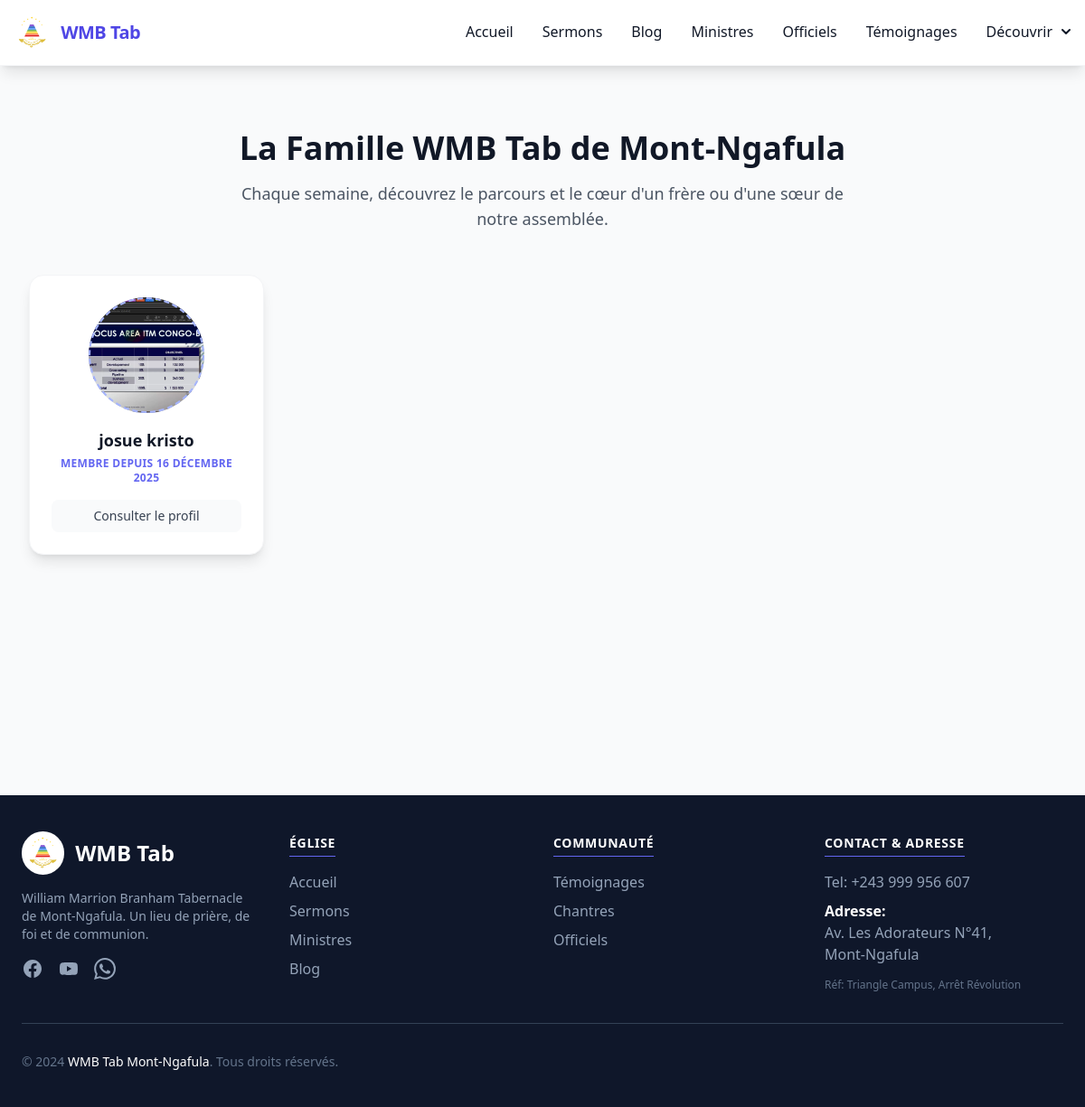
The app's page /connaissons-nous/ with its own data.
### OurData/models.py (models this page shows, shortened)
class Croyant(models.Model):
    nom = models.CharField("Nom et Prénom", max_length=100)
    photo_profil = models.ImageField("Photo de profil (Bulle)", upload_to='croyants/profils/')
    adresse = models.CharField("Adresse", max_length=200)
    date_conversion = models.DateField("Date de conversion", null=True, blank=True)
    etat_civil = models.CharField("État Civil", max_length=100, help_text="Ex: Marié, 3 enfants")
    ambitions = models.TextField("Sa prière / Ses ambitions")
    pourquoi_wmb = models.TextField("Pourquoi WMB Tabernacle ?")
    date_publication = models.DateTimeField(auto_now_add=True)
    class Meta:
        verbose_name = "Fidèle / Croyant"
        verbose_name_plural = "Les Fidèles (Connaissons-nous)"
        ordering = ['-date_publication'] # Les plus récents en premier

### OurData/views.py (the view)
# urls.py: path('connaissons-nous/', connaissons_nous_liste, name='connaissons_nous_liste'),
def connaissons_nous_liste(request):
    croyants = Croyant.objects.all()
    return render(request, "connaissons_nous_liste.html", {"croyants": croyants})

### templates/connaissons_nous_liste.html (shortened to what this page needs)
{% extends "_base.html" %}
{% load static %}
{% block content %}
<section class="bg-gray-50 py-16 min-h-screen">
    <div class="max-w-7xl mx-auto px-4 sm:px-6 lg:px-8 text-center">
        <h1 class="text-4xl font-extrabold text-gray-900 mb-4">La Famille WMB Tab de Mont-Ngafula</h1>
        <p class="text-lg text-gray-600 mb-12 max-w-2xl mx-auto">
            Chaque semaine, découvrez le parcours et le cœur d'un frère ou d'une sœur de notre assemblée.
        </p>
        <div class="grid grid-cols-1 sm:grid-cols-2 md:grid-cols-3 lg:grid-cols-4 gap-8">
            {% for croyant in croyants %}
            <div
                class="group bg-white rounded-2xl p-6 shadow-lg hover:shadow-xl transition-all duration-300 hover:-translate-y-2 border border-gray-100">
                <div class="relative w-32 h-32 mx-auto mb-4">
                    <div
                        class="absolute inset-0 rounded-full border-2 border-dashed border-indigo-300 group-hover:animate-spin-slow">
                    </div>
                    {% if croyant.photo_profil %}
                    <img src="{{ croyant.photo_profil.url }}" class="w-full h-full rounded-full object-cover"
                        alt="{{ croyant.nom }}">
                    {% else %}
                    <div class="w-full h-full rounded-full bg-indigo-100 flex items-center justify-center text-indigo-600 text-3xl font-bold">{{ croyant.nom|slice:":1" }}</div>
                    {% endif %}
                </div>
                <h3 class="text-lg font-bold text-gray-900 mb-1">{{ croyant.nom }}</h3>
                <p class="text-xs text-indigo-500 font-semibold uppercase tracking-wide mb-4">
                    Membre depuis {{ croyant.date_conversion|slice:"-4:" }} </p>
                <a href="{% url 'connaissons_nous_detail' croyant.id %}"
                    class="inline-block w-full py-2 px-4 bg-gray-50 hover:bg-indigo-600 text-gray-700 hover:text-white rounded-lg transition-colors font-medium text-sm">
                    Consulter le profil
                </a>
            </div>
            {% endfor %}
        </div>
    </div>
</section>
{% endblock content %}

### records on screen
Croyant: photo_profil (picture), nom "josue kristo", date_conversion "16 DÉCEMBRE 2025"
